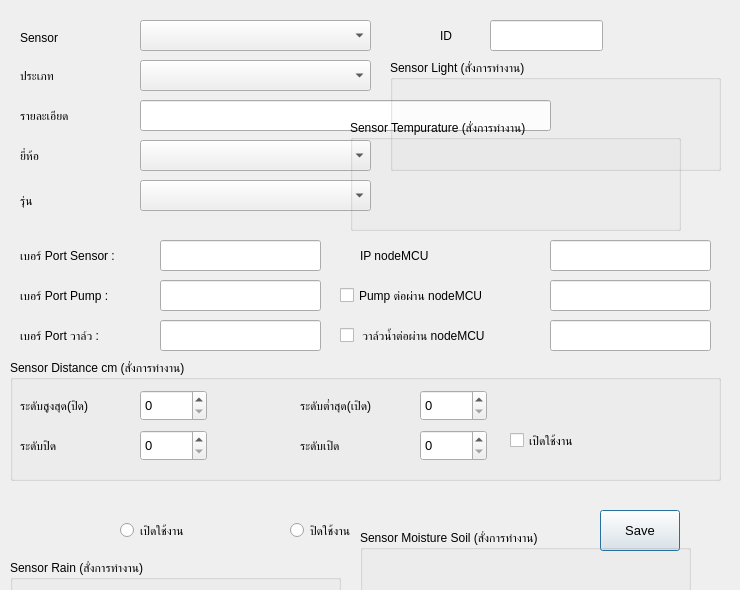
<?xml version="1.0" encoding="UTF-8"?>
<ui version="4.0">
 <class>frmsensor1</class>
 <widget class="QDialog" name="frmsensor1">
  <property name="geometry">
   <rect>
    <x>0</x>
    <y>0</y>
    <width>740</width>
    <height>590</height>
   </rect>
  </property>
  <property name="windowTitle">
   <string>Dialog</string>
  </property>
  <widget class="QLabel" name="label">
   <property name="geometry">
    <rect>
     <x>20</x>
     <y>100</y>
     <width>81</width>
     <height>31</height>
    </rect>
   </property>
   <property name="text">
    <string>รายละเอียด</string>
   </property>
  </widget>
  <widget class="QLabel" name="label_4">
   <property name="geometry">
    <rect>
     <x>20</x>
     <y>22</y>
     <width>61</width>
     <height>31</height>
    </rect>
   </property>
   <property name="text">
    <string>Sensor </string>
   </property>
  </widget>
  <widget class="QLineEdit" name="txtDesc">
   <property name="geometry">
    <rect>
     <x>140</x>
     <y>100</y>
     <width>411</width>
     <height>31</height>
    </rect>
   </property>
   <property name="font">
    <font>
     <pointsize>10</pointsize>
    </font>
   </property>
  </widget>
  <widget class="QComboBox" name="cboSensor">
   <property name="geometry">
    <rect>
     <x>140</x>
     <y>20</y>
     <width>231</width>
     <height>31</height>
    </rect>
   </property>
  </widget>
  <widget class="QPushButton" name="btnSave">
   <property name="geometry">
    <rect>
     <x>600</x>
     <y>510</y>
     <width>80</width>
     <height>41</height>
    </rect>
   </property>
   <property name="font">
    <font>
     <pointsize>10</pointsize>
    </font>
   </property>
   <property name="text">
    <string>Save</string>
   </property>
  </widget>
  <widget class="QLabel" name="label_5">
   <property name="geometry">
    <rect>
     <x>20</x>
     <y>140</y>
     <width>71</width>
     <height>31</height>
    </rect>
   </property>
   <property name="text">
    <string>ยี่ห้อ</string>
   </property>
  </widget>
  <widget class="QLabel" name="label_6">
   <property name="geometry">
    <rect>
     <x>20</x>
     <y>190</y>
     <width>71</width>
     <height>21</height>
    </rect>
   </property>
   <property name="text">
    <string>รุ่น</string>
   </property>
  </widget>
  <widget class="QComboBox" name="cboTSensor">
   <property name="geometry">
    <rect>
     <x>140</x>
     <y>60</y>
     <width>231</width>
     <height>31</height>
    </rect>
   </property>
  </widget>
  <widget class="QComboBox" name="cboBrand">
   <property name="geometry">
    <rect>
     <x>140</x>
     <y>140</y>
     <width>231</width>
     <height>31</height>
    </rect>
   </property>
  </widget>
  <widget class="QComboBox" name="cboModel">
   <property name="geometry">
    <rect>
     <x>140</x>
     <y>180</y>
     <width>231</width>
     <height>31</height>
    </rect>
   </property>
  </widget>
  <widget class="QLabel" name="label_7">
   <property name="geometry">
    <rect>
     <x>20</x>
     <y>60</y>
     <width>67</width>
     <height>31</height>
    </rect>
   </property>
   <property name="text">
    <string>ประเภท</string>
   </property>
  </widget>
  <widget class="QLabel" name="label_8">
   <property name="geometry">
    <rect>
     <x>440</x>
     <y>20</y>
     <width>31</width>
     <height>31</height>
    </rect>
   </property>
   <property name="text">
    <string>ID</string>
   </property>
  </widget>
  <widget class="QLineEdit" name="txtId">
   <property name="geometry">
    <rect>
     <x>490</x>
     <y>20</y>
     <width>113</width>
     <height>31</height>
    </rect>
   </property>
   <property name="readOnly">
    <bool>true</bool>
   </property>
  </widget>
  <widget class="QRadioButton" name="chkactive">
   <property name="geometry">
    <rect>
     <x>120</x>
     <y>520</y>
     <width>121</width>
     <height>21</height>
    </rect>
   </property>
   <property name="text">
    <string>เปิดใช้งาน</string>
   </property>
  </widget>
  <widget class="QRadioButton" name="chkUnActive">
   <property name="geometry">
    <rect>
     <x>290</x>
     <y>520</y>
     <width>121</width>
     <height>21</height>
    </rect>
   </property>
   <property name="text">
    <string>ปิดใช้งาน</string>
   </property>
  </widget>
  <widget class="QLabel" name="label_10">
   <property name="geometry">
    <rect>
     <x>20</x>
     <y>240</y>
     <width>121</width>
     <height>31</height>
    </rect>
   </property>
   <property name="text">
    <string>เบอร์ Port Sensor :</string>
   </property>
  </widget>
  <widget class="QLineEdit" name="txtPortSensor">
   <property name="geometry">
    <rect>
     <x>160</x>
     <y>240</y>
     <width>161</width>
     <height>31</height>
    </rect>
   </property>
  </widget>
  <widget class="QLineEdit" name="txtIPnodeMCU">
   <property name="geometry">
    <rect>
     <x>550</x>
     <y>240</y>
     <width>161</width>
     <height>31</height>
    </rect>
   </property>
  </widget>
  <widget class="QLabel" name="label_12">
   <property name="geometry">
    <rect>
     <x>360</x>
     <y>240</y>
     <width>121</width>
     <height>31</height>
    </rect>
   </property>
   <property name="text">
    <string>IP nodeMCU</string>
   </property>
  </widget>
  <widget class="QGroupBox" name="gbDistance">
   <property name="geometry">
    <rect>
     <x>10</x>
     <y>360</y>
     <width>711</width>
     <height>121</height>
    </rect>
   </property>
   <property name="title">
    <string>Sensor Distance cm (สั่งการทำงาน)</string>
   </property>
   <widget class="QLabel" name="label_14">
    <property name="geometry">
     <rect>
      <x>10</x>
      <y>70</y>
      <width>111</width>
      <height>31</height>
     </rect>
    </property>
    <property name="text">
     <string>ระดับปิด</string>
    </property>
   </widget>
   <widget class="QLabel" name="label_13">
    <property name="geometry">
     <rect>
      <x>290</x>
      <y>70</y>
      <width>111</width>
      <height>31</height>
     </rect>
    </property>
    <property name="text">
     <string>ระดับเปิด</string>
    </property>
   </widget>
   <widget class="QDoubleSpinBox" name="doubleSpinBoxOn">
    <property name="geometry">
     <rect>
      <x>410</x>
      <y>70</y>
      <width>67</width>
      <height>31</height>
     </rect>
    </property>
    <property name="font">
     <font>
      <pointsize>10</pointsize>
     </font>
    </property>
    <property name="decimals">
     <number>0</number>
    </property>
    <property name="maximum">
     <double>100000.000000000000000</double>
    </property>
   </widget>
   <widget class="QDoubleSpinBox" name="doubleSpinBoxMax">
    <property name="geometry">
     <rect>
      <x>410</x>
      <y>30</y>
      <width>67</width>
      <height>31</height>
     </rect>
    </property>
    <property name="font">
     <font>
      <pointsize>10</pointsize>
     </font>
    </property>
    <property name="decimals">
     <number>0</number>
    </property>
    <property name="maximum">
     <double>100000.000000000000000</double>
    </property>
   </widget>
   <widget class="QLabel" name="label_2">
    <property name="geometry">
     <rect>
      <x>10</x>
      <y>30</y>
      <width>111</width>
      <height>31</height>
     </rect>
    </property>
    <property name="text">
     <string>ระดับสูงสุด(ปิด)</string>
    </property>
   </widget>
   <widget class="QDoubleSpinBox" name="doubleSpinBoxOff">
    <property name="geometry">
     <rect>
      <x>130</x>
      <y>70</y>
      <width>67</width>
      <height>31</height>
     </rect>
    </property>
    <property name="font">
     <font>
      <pointsize>10</pointsize>
     </font>
    </property>
    <property name="layoutDirection">
     <enum>Qt::LeftToRight</enum>
    </property>
    <property name="decimals">
     <number>0</number>
    </property>
    <property name="maximum">
     <double>100000.000000000000000</double>
    </property>
   </widget>
   <widget class="QDoubleSpinBox" name="doubleSpinBoxMin">
    <property name="geometry">
     <rect>
      <x>130</x>
      <y>30</y>
      <width>67</width>
      <height>31</height>
     </rect>
    </property>
    <property name="font">
     <font>
      <pointsize>10</pointsize>
     </font>
    </property>
    <property name="layoutDirection">
     <enum>Qt::LeftToRight</enum>
    </property>
    <property name="decimals">
     <number>0</number>
    </property>
    <property name="maximum">
     <double>100000.000000000000000</double>
    </property>
   </widget>
   <widget class="QLabel" name="label_3">
    <property name="geometry">
     <rect>
      <x>290</x>
      <y>30</y>
      <width>111</width>
      <height>31</height>
     </rect>
    </property>
    <property name="text">
     <string>ระดับต่ำสุด(เปิด)</string>
    </property>
   </widget>
   <widget class="QCheckBox" name="chkValueOnOff">
    <property name="geometry">
     <rect>
      <x>500</x>
      <y>70</y>
      <width>85</width>
      <height>21</height>
     </rect>
    </property>
    <property name="text">
     <string>เปิดใช้งาน</string>
    </property>
   </widget>
  </widget>
  <widget class="QGroupBox" name="gbMoisture">
   <property name="geometry">
    <rect>
     <x>360</x>
     <y>530</y>
     <width>331</width>
     <height>111</height>
    </rect>
   </property>
   <property name="title">
    <string>Sensor Moisture Soil (สั่งการทำงาน)</string>
   </property>
  </widget>
  <widget class="QGroupBox" name="gbLight">
   <property name="geometry">
    <rect>
     <x>390</x>
     <y>60</y>
     <width>331</width>
     <height>111</height>
    </rect>
   </property>
   <property name="title">
    <string>Sensor Light (สั่งการทำงาน)</string>
   </property>
  </widget>
  <widget class="QGroupBox" name="gbTempu">
   <property name="geometry">
    <rect>
     <x>350</x>
     <y>120</y>
     <width>331</width>
     <height>111</height>
    </rect>
   </property>
   <property name="title">
    <string>Sensor Tempurature (สั่งการทำงาน)</string>
   </property>
  </widget>
  <widget class="QGroupBox" name="gbRain">
   <property name="geometry">
    <rect>
     <x>10</x>
     <y>560</y>
     <width>331</width>
     <height>111</height>
    </rect>
   </property>
   <property name="title">
    <string>Sensor Rain (สั่งการทำงาน)</string>
   </property>
  </widget>
  <widget class="QLabel" name="label_9">
   <property name="geometry">
    <rect>
     <x>20</x>
     <y>280</y>
     <width>111</width>
     <height>31</height>
    </rect>
   </property>
   <property name="text">
    <string>เบอร์ Port Pump :</string>
   </property>
  </widget>
  <widget class="QLineEdit" name="txtPortPump">
   <property name="geometry">
    <rect>
     <x>160</x>
     <y>280</y>
     <width>161</width>
     <height>31</height>
    </rect>
   </property>
  </widget>
  <widget class="QCheckBox" name="chkStatusFaucetnodeMCU">
   <property name="geometry">
    <rect>
     <x>340</x>
     <y>320</y>
     <width>221</width>
     <height>31</height>
    </rect>
   </property>
   <property name="text">
    <string> วาล์วน้ำต่อผ่าน nodeMCU</string>
   </property>
  </widget>
  <widget class="QLineEdit" name="txtPort">
   <property name="geometry">
    <rect>
     <x>160</x>
     <y>320</y>
     <width>161</width>
     <height>31</height>
    </rect>
   </property>
  </widget>
  <widget class="QLineEdit" name="txtIPPumpnodeMCU">
   <property name="geometry">
    <rect>
     <x>550</x>
     <y>280</y>
     <width>161</width>
     <height>31</height>
    </rect>
   </property>
  </widget>
  <widget class="QLineEdit" name="txtIPFaucetnodeMCU">
   <property name="geometry">
    <rect>
     <x>550</x>
     <y>320</y>
     <width>161</width>
     <height>31</height>
    </rect>
   </property>
  </widget>
  <widget class="QCheckBox" name="chkStatusPumpnodeMCU">
   <property name="geometry">
    <rect>
     <x>340</x>
     <y>280</y>
     <width>191</width>
     <height>31</height>
    </rect>
   </property>
   <property name="text">
    <string>Pump ต่อผ่าน nodeMCU</string>
   </property>
  </widget>
  <widget class="QLabel" name="label_11">
   <property name="geometry">
    <rect>
     <x>20</x>
     <y>320</y>
     <width>121</width>
     <height>31</height>
    </rect>
   </property>
   <property name="text">
    <string>เบอร์ Port วาล์ว :</string>
   </property>
  </widget>
 </widget>
 <resources/>
 <connections/>
</ui>
